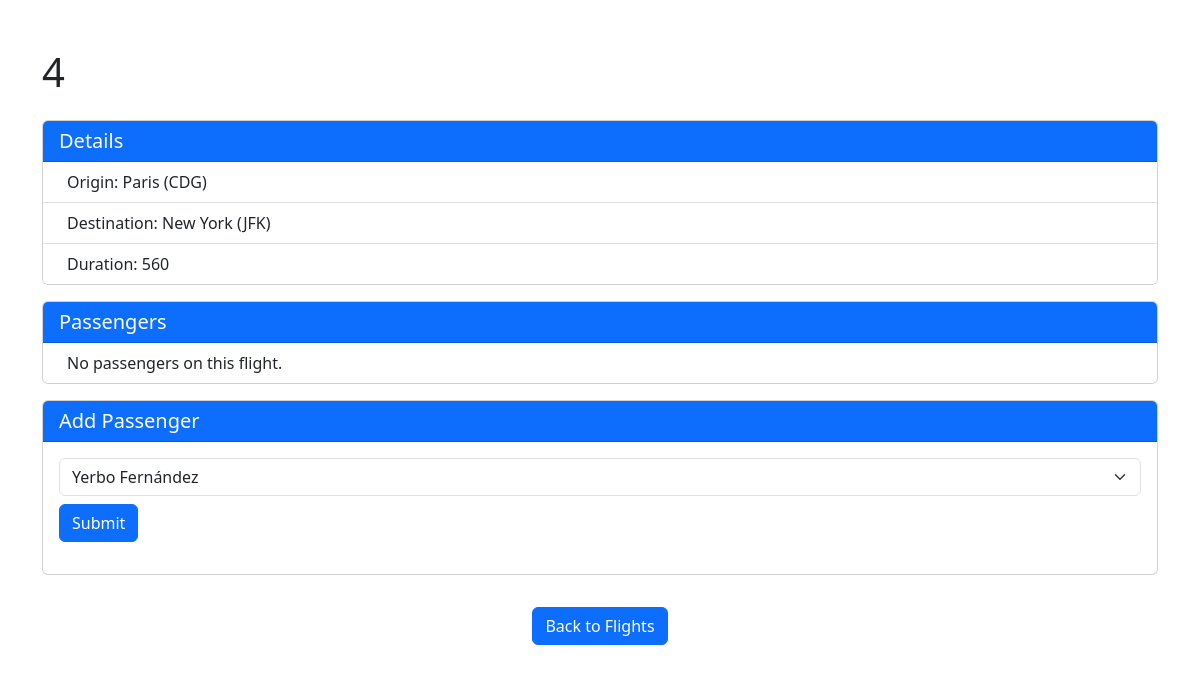
/flights/4, run on the app's committed database.
### flights/models.py (models this page shows, shortened)
class Flight(models.Model):
    origin = models.ForeignKey(Airport, on_delete=models.CASCADE, related_name="departures")
    destination = models.ForeignKey(Airport, on_delete=models.CASCADE, related_name="arrivals")
    duration = models.IntegerField()

class Airport(models.Model):
    code = models.CharField(max_length=3)
    city = models.CharField(max_length=64)
    def __str__(self):
        return f"{self.city} ({self.code})"

### flights/views.py (the view)
# urls.py: path("<int:flight_id>", views.flight, name="flight"),
def flight(request, flight_id):
    flight = Flight.objects.get(pk=flight_id)
    return render(request, "flights/flight.html", {
        "flight": flight,
        "passengers": flight.passengers.all(),
        "non_passengers": Passenger.objects.exclude(flights=flight).all()
    })

### flights/models.py (called while the page is built)
    def __str__ (self):
        return f"{self.first} {self.last}"

### flights/templates/flights/flight.html (shortened to what this page needs)
{% extends "flights/layout.html" %}
{% block body %}
<div class="container mt-5">
    <h1 class="mb-4">{{ flight.id }}</h1>
    <div class="card mb-3">
        <div class="card-header bg-primary text-white">
            <h2 class="h5 mb-0">Details</h2>
        </div>
        <ul class="list-group list-group-flush">
                <li class="list-group-item d-flex justify-content-between align-items-center">
                    <span>
                        Origin: {{ flight.origin }}
                    </span>
                </li>
                <li class="list-group-item d-flex justify-content-between align-items-center">
                    <span>
                        Destination: {{ flight.destination }}
                    </span>
                </li>
                <li class="list-group-item d-flex justify-content-between align-items-center">
                    <span>
                        Duration: {{ flight.duration }}
                    </span>
                </li>
        </ul>
    </div>
    <div class="card mb-3">
        <div class="card-header bg-primary text-white">
            <h2 class="h5 mb-0">Passengers</h2>
        </div>
        <ul class="list-group list-group-flush">
            {% for passenger in passengers %}
                <li class="list-group-item d-flex justify-content-between align-items-center">
                    <span>
                        <i class="fas fa-plane-departure me-2"></i>
                        {{ passenger }}
                    </span>
                </li>
            {% empty %}
            <li class="list-group-item d-flex justify-content-between align-items-center">
                <span>
                    No passengers on this flight.
                </span>
            </li>
            {% endfor %}
        </ul>
    </div>
    <div class="card mb-3">
        <div class="card-header bg-primary text-white">
            <h2 class="h5 mb-0">Add Passenger</h2>
        </div>
        <div class="card-body">
            <form action="{% url 'book' flight.id %}" method="POST">
                <div class="mb-3">
                    <select name="passenger" class="form-select">
                        {% for passenger in non_passengers %}
                            <option value="{{ passenger.id }}">{{ passenger }}</option>
                        {% endfor %}
                    </select>
                    <input type="submit" class="btn btn-primary mt-2">
                </div>
            </form>
        </div>
    </div>
</div>
<div class="d-flex justify-content-center">
    <a href="{% url 'index' %}" class="btn btn-primary mt-3">Back to Flights</a>
</div>
{% endblock %}

### data on the page
Flight: id "4", origin "Paris (CDG)", destination "New York (JFK)", duration "560"

### other printed values
form field passenger "Yerbo Fernández"
